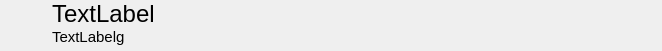
<?xml version="1.0" encoding="UTF-8"?>
<ui version="4.0">
 <class>DoubleListItem</class>
 <widget class="QWidget" name="DoubleListItem">
  <property name="geometry">
   <rect>
    <x>0</x>
    <y>0</y>
    <width>662</width>
    <height>51</height>
   </rect>
  </property>
  <property name="windowTitle">
   <string>Form</string>
  </property>
  <widget class="QLabel" name="text">
   <property name="geometry">
    <rect>
     <x>52</x>
     <y>-2</y>
     <width>551</width>
     <height>31</height>
    </rect>
   </property>
   <property name="font">
    <font>
     <pointsize>18</pointsize>
    </font>
   </property>
   <property name="text">
    <string>TextLabel</string>
   </property>
  </widget>
  <widget class="QLabel" name="shortcut">
   <property name="geometry">
    <rect>
     <x>607</x>
     <y>-2</y>
     <width>41</width>
     <height>51</height>
    </rect>
   </property>
   <property name="font">
    <font>
     <pointsize>10</pointsize>
    </font>
   </property>
   <property name="text">
    <string/>
   </property>
   <property name="alignment">
    <set>Qt::AlignRight|Qt::AlignTrailing|Qt::AlignVCenter</set>
   </property>
  </widget>
  <widget class="QLabel" name="icon">
   <property name="geometry">
    <rect>
     <x>0</x>
     <y>-2</y>
     <width>51</width>
     <height>53</height>
    </rect>
   </property>
   <property name="text">
    <string/>
   </property>
  </widget>
  <widget class="QLabel" name="subtext">
   <property name="geometry">
    <rect>
     <x>52</x>
     <y>25</y>
     <width>591</width>
     <height>23</height>
    </rect>
   </property>
   <property name="font">
    <font>
     <pointsize>11</pointsize>
    </font>
   </property>
   <property name="text">
    <string>TextLabelg</string>
   </property>
  </widget>
 </widget>
 <resources/>
 <connections/>
</ui>
